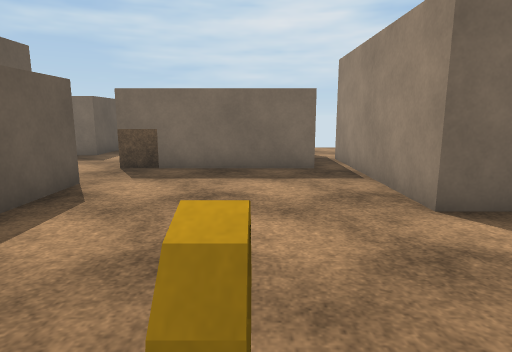
view 1 (above)

16 first-person views from a walk through a Unity game level. The camera is 1.3 m above the floor, tilts 10° down and sees 75° across. The floor is counted in squares, 1 m on a side. Each view is taken from the middle of a square. On the plan, view 1 faces up. The plan holds only what a view shows up to about 14 squares ahead; the rest is blank. The player is left out. Surface patterns are stand-ins for the level's own textures.

view 2
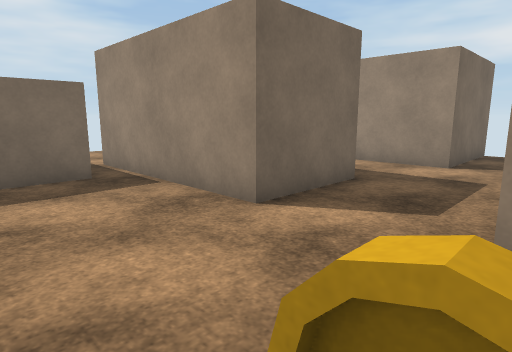

view 3
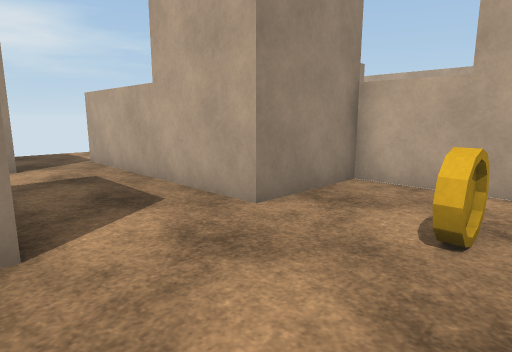

view 4
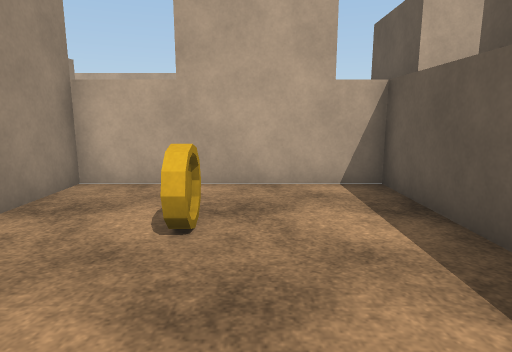

view 5
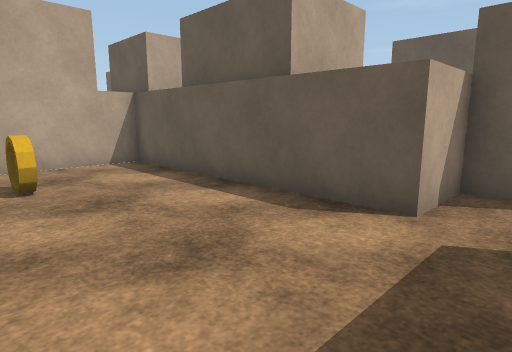

view 6
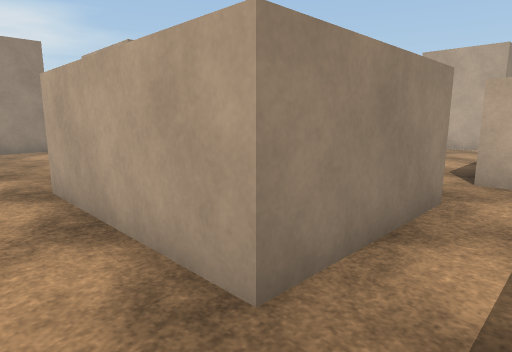

view 7
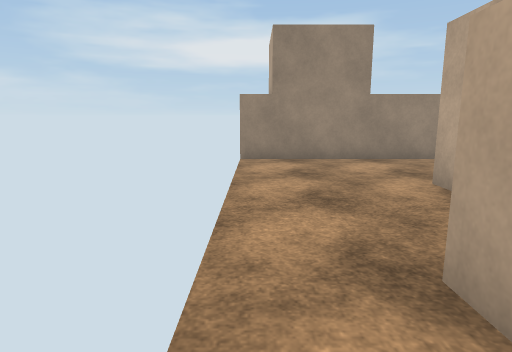

view 8
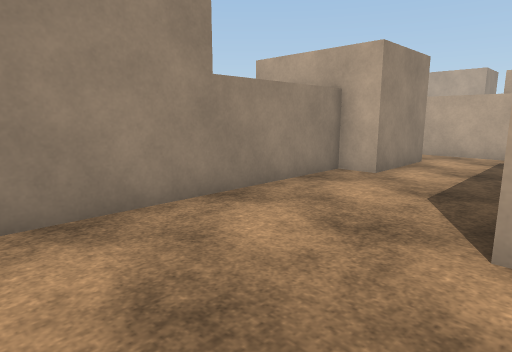

view 9
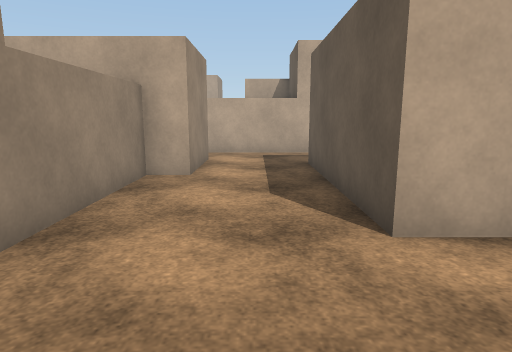

view 10
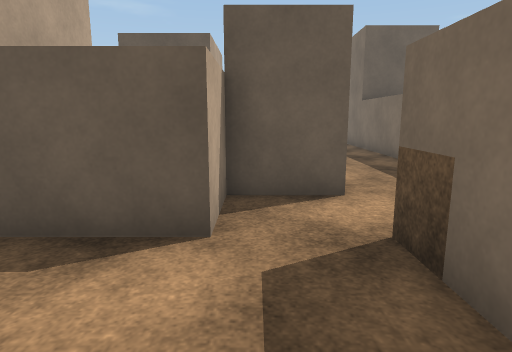

view 11
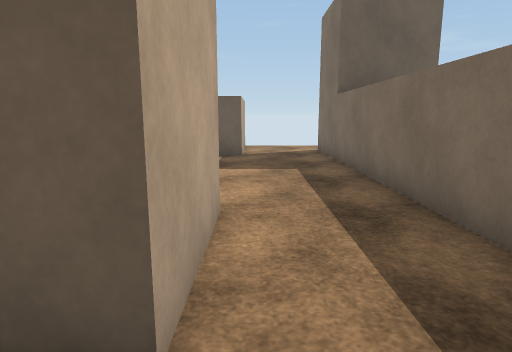

view 12
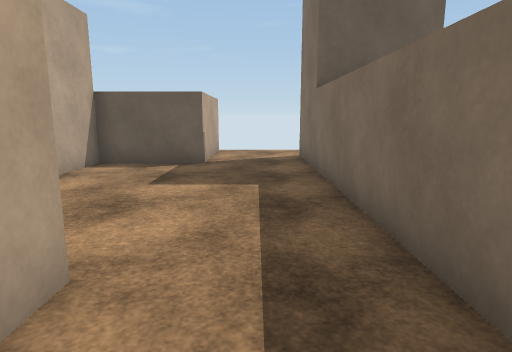

view 13
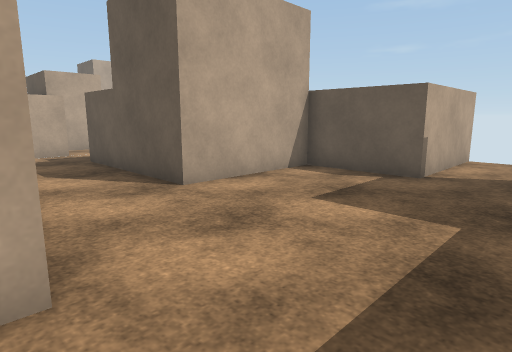

view 14
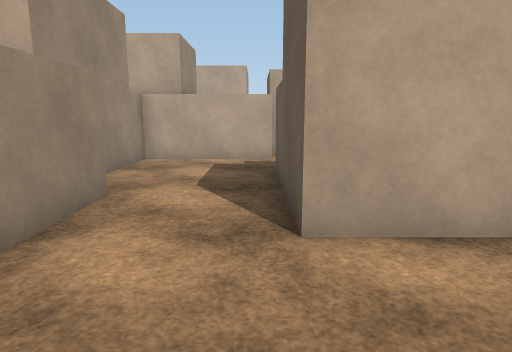

view 15
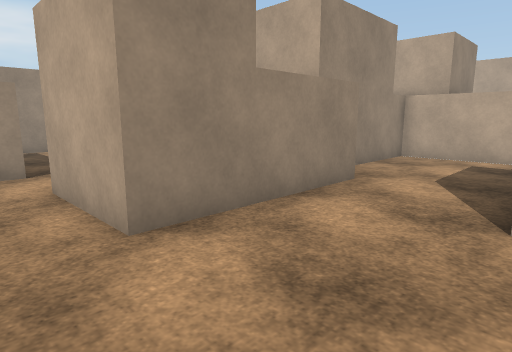

view 16
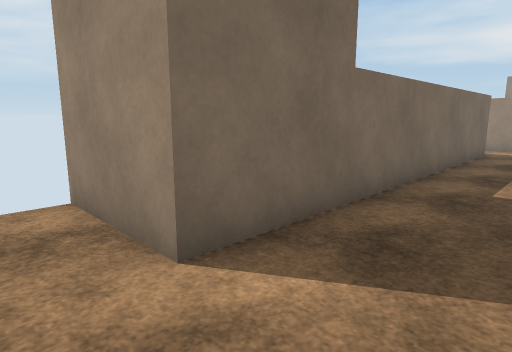

### Floor plan
Points are (right, up) in squares from view 1. A wall is a line through its corners. A room is listed if a view was taken in it or the views show most of it. See-through windows are left out.
Room 1 (views 1, 2, 3, 4, 5, 6, 7, 8, 9, 10, 11)
walls: (1.6, 8.5) (-3.5, 8.5) (-3.5, 9.5); (4.2, 10.5) (5.5, 10.5) (5.5, 4.5) (2.5, 4.5) (2.5, 10.5); (-3.5, 11.5) (-3.5, 12.5) (1.5, 12.5); (8.5, 3.5) (8.5, 6.5) (9.5, 6.5) (9.5, 14.5); (-5.5, 8.5) (-5.5, 6.5) (-3.5, 6.5) (-3.5, -1.5) (2.5, -1.5) (2.5, 1.5) (8.5, 1.5); (-5.5, 13.4) (-5.5, 11.5)
ways out: opening at (-4.5, 8.5) to room 2; opening at (-4.5, 12) to room 2; opening at (9, 2.5)
objects: coin (0, 1)
Room 2 (views 12, 13, 14, 15, 16)
walls: (-8.5, 3.4) (-8.5, 8.5) (-5.5, 8.5); (-19.6, 8.5) (-15.5, 8.5) (-15.5, 5.5) (-11.5, 5.5) (-11.5, 0.5); (-5.5, 11.5) (-17.5, 11.5) (-17.5, 14.5); (-11.6, -1.5) (-7.5, -1.5) (-7.5, 1.8); (-3.5, 9.5) (-3.5, 11.5)
ways out: opening at (-4.5, 8.5) to room 1; opening at (-4.5, 12) to room 1; opening at (-12, -0.5)

Where each view was taken, in squares from view 1:
view 1: 0 up, 0 right, facing up
view 2: 1 up, 1 left, facing up-right
view 3: 5 up, 1 left, facing down-right
view 4: 5 up, 1 left, facing down
view 5: 8 up, 1 right, facing down-left
view 6: 14 up, 5 left, facing down-right
view 7: 14 up, 1 left, facing right
view 8: 14 up, 5 right, facing down-right
view 9: 14 up, 7 right, facing down
view 10: 7 up, 0 right, facing left
view 11: 9 up, 4 left, facing left
view 12: 10 up, 6 left, facing left
view 13: 11 up, 8 left, facing down-left
view 14: 9 up, 11 left, facing down
view 15: 10 up, 12 left, facing down-right
view 16: 9 up, 19 left, facing up-right
